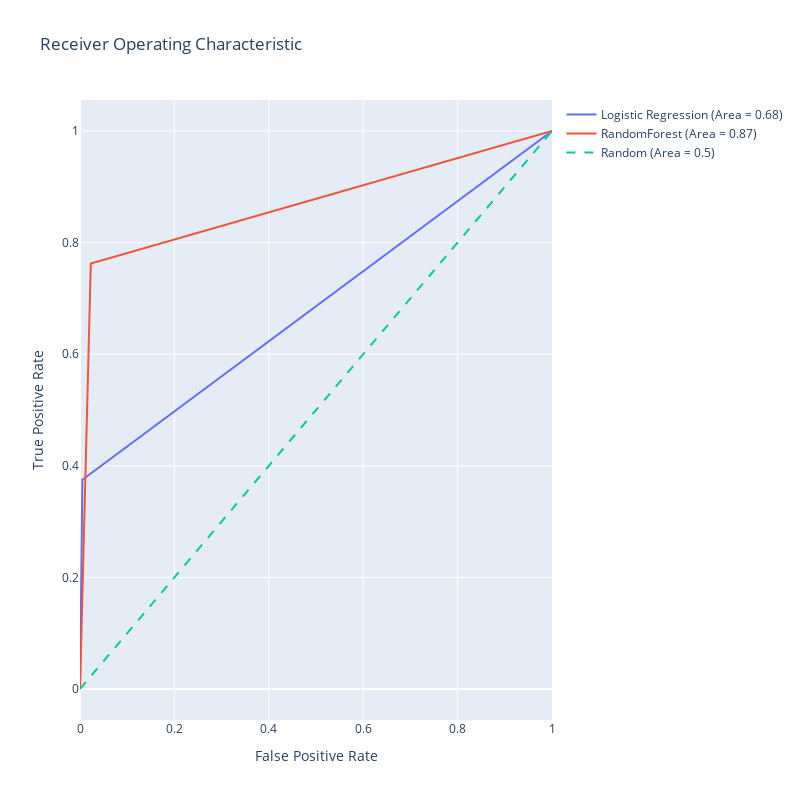

Notebook code for this chart:
### Markdown cell above
**Roc-AUC curve**

### Code cell
import plotly.graph_objects as go

lr_fpr ,lr_tpr , lr_threshold = roc_curve(y_test,y_pred_lr)
lr_auc=roc_auc_score(y_test,y_pred_lr)

rf_fpr ,rf_tpr , rf_threshold = roc_curve(y_test,y_pred_rf)
rf_auc=roc_auc_score(y_test,y_pred_rf)
# Generate a trace for the Logistic Regression ROC curve
trace0 = go.Scatter(
    x=lr_fpr,
    y=lr_tpr,
    mode='lines',
    name=f'Logistic Regression (Area = {lr_auc:.2f})'
)

trace1 = go.Scatter(
    x=rf_fpr,
    y=rf_tpr,
    mode='lines',
    name=f'RandomForest (Area = {rf_auc:.2f})'
)



# Diagonal line
trace2 = go.Scatter(
    x=[0, 1],
    y=[0, 1],
    mode='lines',
    name='Random (Area = 0.5)',
    line=dict(dash='dash')
)

data = [trace0, trace1, trace2]

# Define layout with square aspect ratio
layout = go.Layout(
    title='Receiver Operating Characteristic',
    xaxis=dict(title='False Positive Rate'),
    yaxis=dict(title='True Positive Rate'),
    autosize=False,
    width=800,
    height=800,
    showlegend=True
)

# Define figure and add data
fig = go.Figure(data=data, layout=layout)

# Show figure
fig.show()

### Figure 1 — Plotly figure (JSON) as saved in the notebook; plotly's stock layout.template omitted (floating-point values rounded to 4 significant figures)
{"data": [{"mode": "lines", "name": "Logistic Regression (Area = 0.68)", "type": "scatter", "x": [0, 0.005089, 1], "y": [0, 0.375, 1]}, {"mode": "lines", "name": "RandomForest (Area = 0.87)", "type": "scatter", "x": [0, 0.0229, 1], "y": [0, 0.7625, 1]}, {"line": {"dash": "dash"}, "mode": "lines", "name": "Random (Area = 0.5)", "type": "scatter", "x": [0, 1], "y": [0, 1]}], "layout": {"autosize": false, "height": 800, "showlegend": true, "title": {"text": "Receiver Operating Characteristic"}, "width": 800, "xaxis": {"title": {"text": "False Positive Rate"}}, "yaxis": {"title": {"text": "True Positive Rate"}}}}
